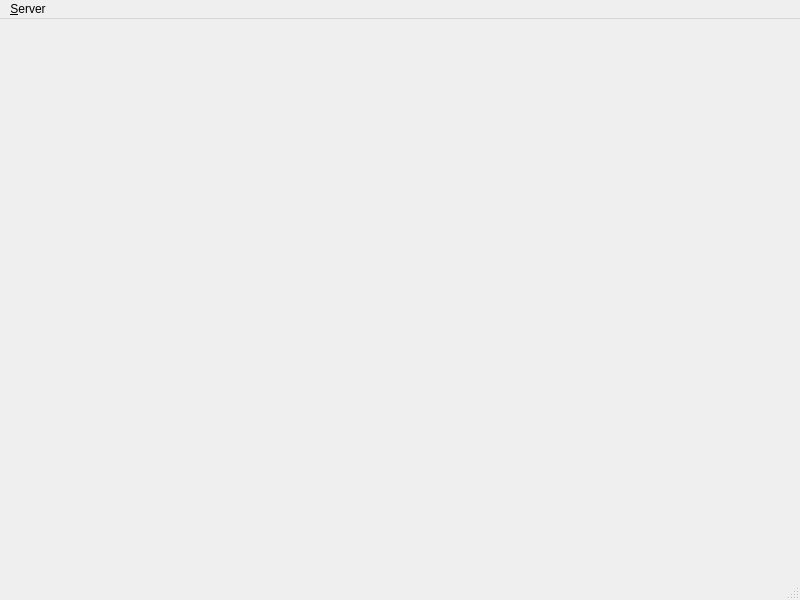
<?xml version="1.0" encoding="UTF-8"?>
<ui version="4.0">
 <class>MultiplayerServerWindow</class>
 <widget class="QMainWindow" name="MultiplayerServerWindow">
  <property name="geometry">
   <rect>
    <x>0</x>
    <y>0</y>
    <width>800</width>
    <height>600</height>
   </rect>
  </property>
  <property name="windowTitle">
   <string>PlanetAttack Dedicated Server 0.1 alpha - © 2012 Alexander Vos</string>
  </property>
  <widget class="QWidget" name="centralwidget"/>
  <widget class="QMenuBar" name="menubar">
   <property name="geometry">
    <rect>
     <x>0</x>
     <y>0</y>
     <width>800</width>
     <height>21</height>
    </rect>
   </property>
   <widget class="QMenu" name="menu_Server">
    <property name="title">
     <string>&amp;Server</string>
    </property>
    <addaction name="action_toggleListening"/>
    <addaction name="action_Exit"/>
   </widget>
   <addaction name="menu_Server"/>
  </widget>
  <widget class="QStatusBar" name="statusbar"/>
  <action name="action_toggleListening">
   <property name="text">
    <string>&amp;Start listening</string>
   </property>
  </action>
  <action name="action_Exit">
   <property name="text">
    <string>&amp;Exit</string>
   </property>
  </action>
 </widget>
 <resources/>
 <connections>
  <connection>
   <sender>action_Exit</sender>
   <signal>triggered()</signal>
   <receiver>MultiplayerServerWindow</receiver>
   <slot>close()</slot>
   <hints>
    <hint type="sourcelabel">
     <x>-1</x>
     <y>-1</y>
    </hint>
    <hint type="destinationlabel">
     <x>399</x>
     <y>299</y>
    </hint>
   </hints>
  </connection>
  <connection>
   <sender>action_toggleListening</sender>
   <signal>triggered()</signal>
   <receiver>MultiplayerServerWindow</receiver>
   <slot>toggleListening()</slot>
   <hints>
    <hint type="sourcelabel">
     <x>-1</x>
     <y>-1</y>
    </hint>
    <hint type="destinationlabel">
     <x>399</x>
     <y>299</y>
    </hint>
   </hints>
  </connection>
 </connections>
 <slots>
  <slot>toggleListening()</slot>
 </slots>
</ui>
